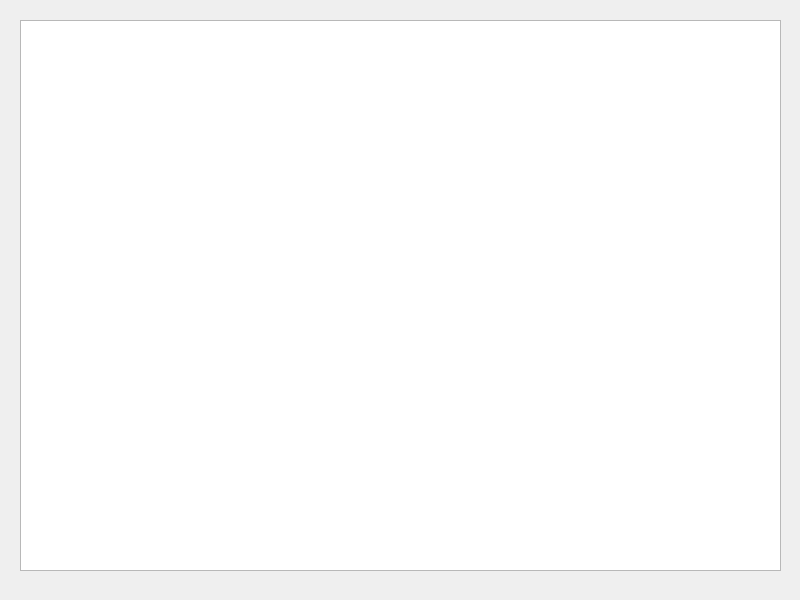
<?xml version="1.0" encoding="UTF-8"?>
<ui version="4.0">
 <class>MainWindow</class>
 <widget class="QMainWindow" name="MainWindow">
  <property name="geometry">
   <rect>
    <x>0</x>
    <y>0</y>
    <width>800</width>
    <height>600</height>
   </rect>
  </property>
  <property name="windowTitle">
   <string>MainWindow</string>
  </property>
  <widget class="QWidget" name="centralwidget">
   <widget class="QTableWidget" name="tableWidget">
    <property name="geometry">
     <rect>
      <x>20</x>
      <y>20</y>
      <width>761</width>
      <height>551</height>
     </rect>
    </property>
   </widget>
  </widget>
 </widget>
 <resources/>
 <connections/>
</ui>
